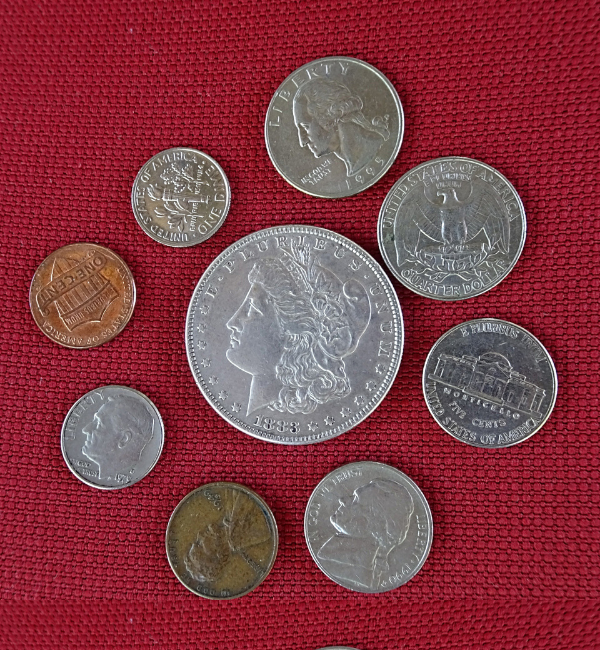
//> input picture data/images/CoinsA.png, 600 x 650 px
$ ./main   (built with g++ and OpenCV 4)
//> lines starting //> are read from the running program, lines starting //| are printed output that depends on the picture; after the words box and inside, x2 and y2 are one past the last pixel; in counts of white or black regions, pixels touching at a corner belong together
//
// Created by Michał Maj on 20/06/2025.
//

#include <iostream>
#include <opencv2/core.hpp>
#include <opencv2/opencv.hpp>
#include <opencv2/highgui.hpp>
#include <random>
#include <stdexcept>
#include <vector>

struct CoinDetection {
    cv::Mat src, gray;
    std::vector<cv::Mat> split;

    // Window name
    const std::string image_window{ "Processed Image" };
    const std::string thresh_window{ "Threshold Controls" };
    const std::string morph_window{ "Morphology Controls" };

    // Type of operations
    /*
     * 1. Thresholding
     * 2. Morphological Operations
     * 3. Blob Detection
     * 4. Contour Detection
     * 5. Connected Component Analysis
     */

     // Threshold
    cv::Mat thresholded;
    int threshold_type{ 0 };
    int threshold_steps{ 4 };
    int threshold_min_value{ 0 };
    int threshold_max_value{ 255 };
    int steps{ 255 };
    std::string number_threshold_types{ "Threshold Types" };
    std::string min_thresh{ "Threshold Min Value" };
    std::string max_thresh{ "Threshold Max Value" };

    // Morphological Operations
    cv::Mat morphed;
    int morph_type{ 0 };
    int morph_steps{ 3 };
    int kernel_morph_type{ 0 };
    int kernel_morph_steps{ 2 };
    int kernel_multiplier{ 0 };
    int kernel_multiplier_steps{ 10 };
    int kernel_size{ 3 + kernel_multiplier * 2 };
    int number_of_iterations{ 1 };
    int how_many_iterations{ 20 };
    std::string number_morph_types{ "Morph Types" };
    std::string number_kernel_morph_types{ "Kernel Types" };
    std::string number_kernel_steps{ "Kernel Steps" };
    std::string numer_of_iterations{ "Number of iterations" };
};

void thresholdImage(CoinDetection& cd) {
    cv::threshold(cd.gray, cd.thresholded, cd.threshold_min_value, cd.threshold_max_value, cd.threshold_type);
}

void ProcessThreshold(int, void* data) {
    auto* cd = static_cast<CoinDetection*>(data);
    thresholdImage(*cd);
    cv::imshow(cd->thresh_window, cd->thresholded);
}

void morphImage(CoinDetection& cd) {
    auto element{ cv::getStructuringElement(cd.kernel_morph_type, cv::Size(cd.kernel_size, cd.kernel_size)) };
    if (cd.morph_type == 0) {
        cv::erode(cd.thresholded, cd.morphed, element, cv::Point(-1, -1), cd.number_of_iterations);
    }
    else if (cd.morph_type == 1) {
        cv::dilate(cd.thresholded, cd.morphed, element, cv::Point(-1, -1), cd.number_of_iterations);
    }
    else if (cd.morph_type == 2) {
        cv::morphologyEx(cd.thresholded, cd.morphed, cv::MORPH_CLOSE, element, cv::Point(-1, -1), cd.number_of_iterations);
    }
    else if (cd.morph_type == 3) {
        cv::morphologyEx(cd.thresholded, cd.morphed, cv::MORPH_OPEN, element, cv::Point(-1, -1), cd.number_of_iterations);
    }
}

void ProcessMorph(int, void* data) {
    auto* cd = static_cast<CoinDetection*>(data);
    morphImage(*cd);
    cv::imshow(cd->morph_window, cd->morphed);
}

int main() {
    // Path to an image
    std::string path{ "../data/images/CoinsA.png" };

    // Load an image
    cv::Mat img{ cv::imread(path) };
//> img is the input picture: 650 rows x 600 cols, CV_8UC3; mean B, G, R 68.8, 59.3, 131.9

    // Check if image is loaded
    try {
        if (img.empty()) {
            throw std::runtime_error(std::format("Can't load image from {}", path));
        }
    }
    catch (std::exception& e) {
        std::cerr << e.what() << '\n';
        return EXIT_FAILURE;
    }

    CoinDetection cd;
    cd.src = img.clone();
    cv::split(cd.src, cd.split);
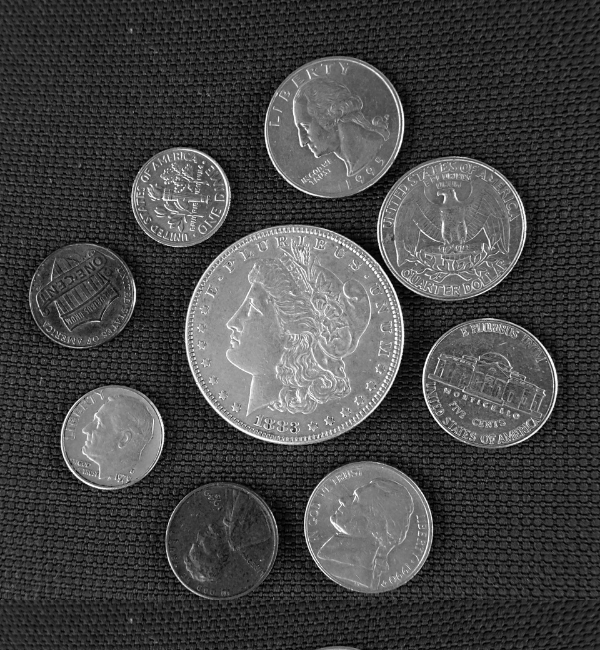
//> cd.split[0]: 650 rows x 600 cols, CV_8UC1; min 0, max 255, mean 68.8
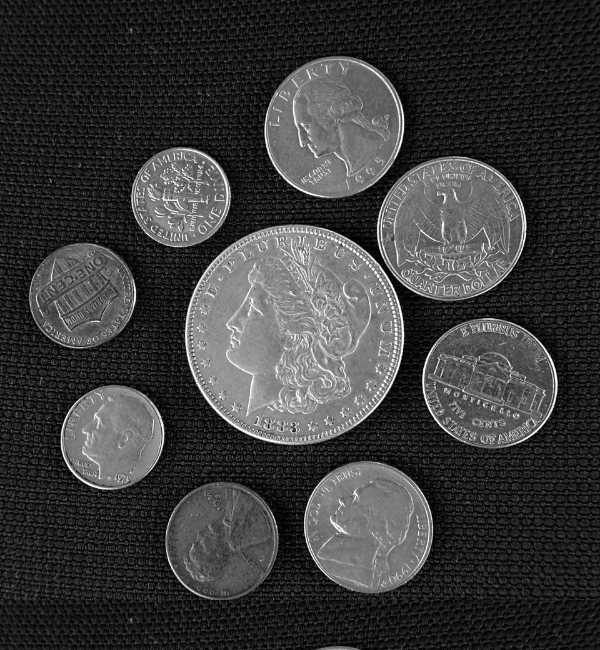
//> cd.split[1]: 650 rows x 600 cols, CV_8UC1; min 0, max 255, mean 59.3
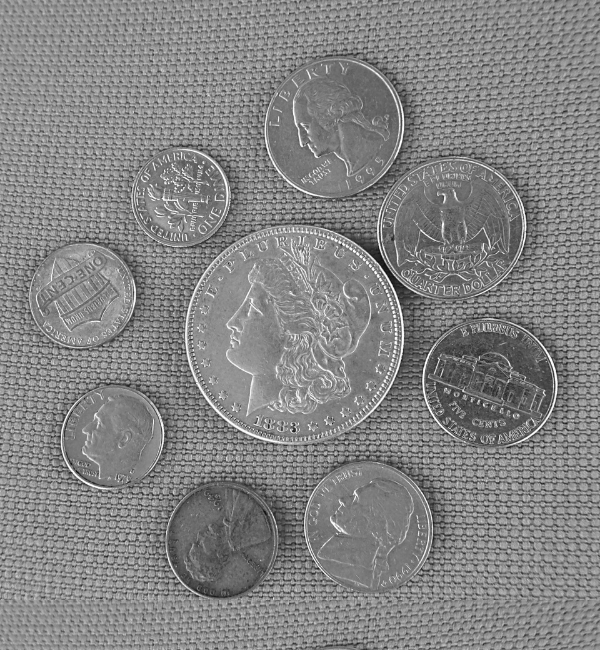
//> cd.split[2]: 650 rows x 600 cols, CV_8UC1; min 14, max 255, mean 131.9
    cv::cvtColor(cd.src, cd.gray, cv::COLOR_BGR2GRAY);
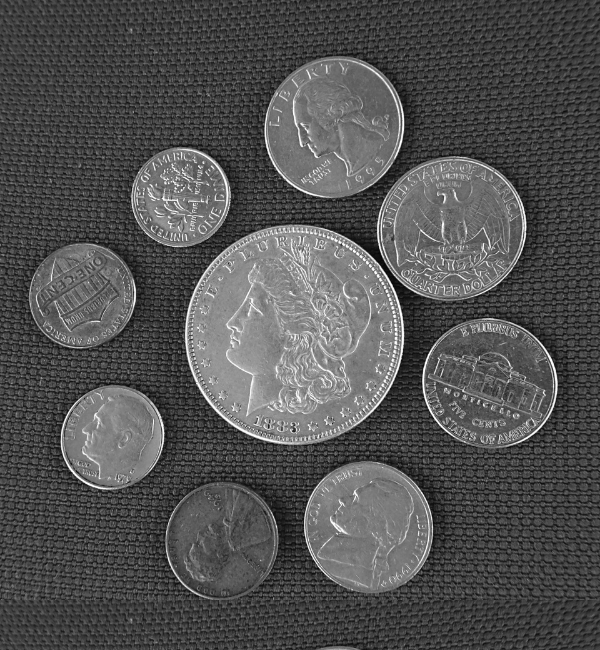
//> cd.gray: 650 rows x 600 cols, CV_8UC1; min 5, max 254, mean 82.1
    cd.thresholded = cd.gray.clone();

    // Different windows
    cv::namedWindow(cd.image_window, cv::WINDOW_AUTOSIZE);
    cv::namedWindow(cd.thresh_window, cv::WINDOW_AUTOSIZE);
    cv::namedWindow(cd.morph_window, cv::WINDOW_AUTOSIZE);

    // Create trackbars for thresholding
    cv::createTrackbar(cd.number_threshold_types, cd.thresh_window, &cd.threshold_type, cd.threshold_steps, ProcessThreshold, &cd);
//> slider 'Threshold Types' is set to 1
    cv::createTrackbar(cd.min_thresh, cd.thresh_window, &cd.threshold_min_value, cd.steps, ProcessThreshold, &cd);
//> slider 'Threshold Min Value' is set to 51
    cv::createTrackbar(cd.max_thresh, cd.thresh_window, &cd.threshold_max_value, cd.steps, ProcessThreshold, &cd);

    // Create trackbars for Morphological Operations
    cv::createTrackbar(cd.number_morph_types, cd.morph_window, &cd.morph_type, cd.morph_steps, ProcessMorph, &cd);
//> slider 'Morph Types' is set to 1
    cv::createTrackbar(cd.number_kernel_morph_types, cd.morph_window, &cd.kernel_morph_type, cd.kernel_morph_steps, ProcessMorph, &cd);
//> slider 'Kernel Types' is set to 1
    cv::createTrackbar(cd.number_kernel_steps, cd.morph_window, &cd.kernel_multiplier, cd.kernel_multiplier_steps, ProcessMorph, &cd);
//> slider 'Kernel Steps' is set to 3
    cv::createTrackbar(cd.numer_of_iterations, cd.morph_window, &cd.number_of_iterations, cd.how_many_iterations, ProcessMorph, &cd);

    // Initial windo
    cv::imshow(cd.image_window, cd.src);

    while (true) {
        auto key{ cv::waitKey(10) };
//> in thresholdImage, `cv::threshold(cd.gray, cd.thresholded, cd.threshold_min_value, cd.thre..`:
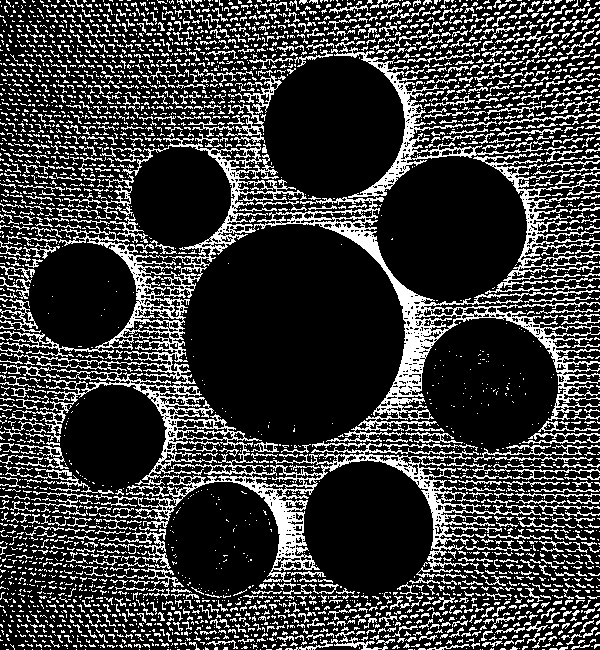
//> cd.thresholded: 650 rows x 600 cols, CV_8UC1; 22.7% white in thin lines or dots
//> in morphImage, `cv::dilate(cd.thresholded, cd.morphed, element, cv::Point(-1, -1), cd...`:
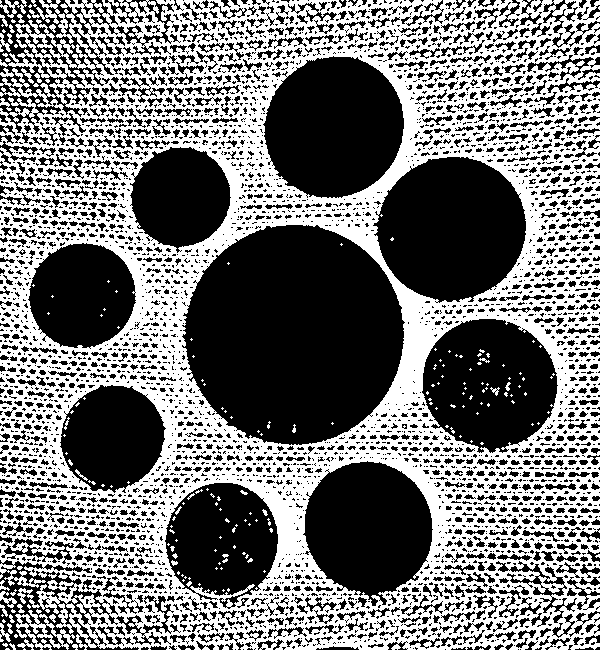
//> cd.morphed: 650 rows x 600 cols, CV_8UC1; 46.7% white; 203 white regions (165 under 20 px), largest, box (x1, y1, x2, y2) and area: (0, 0, 600, 650) 178534, (15, 610, 75, 650) 822, (0, 0, 27, 18) 198
//> the 'q' key is pressed

        // Quit the program
        if (key == 'q') {
            break;
        }

        // Reset permanently image
        if (key == 'c') {
            cd.thresholded = cd.gray.clone();
            cv::imshow(cd.image_window, cd.gray);
        }
        else if (key == 'b') {
            cd.thresholded = cd.split.at(0).clone();
            cv::imshow(cd.image_window, cd.split.at(0));
        }
        else if (key == 'g') {
            cd.thresholded = cd.split.at(1).clone();
            cv::imshow(cd.image_window, cd.split.at(1));
        }
        else if (key == 'r') {
            cd.thresholded = cd.split.at(2).clone();
            cv::imshow(cd.image_window, cd.split.at(2));
        }
    }

    cv::destroyAllWindows();

    return 0;
}
